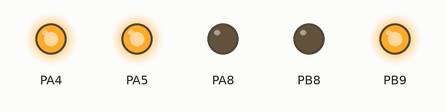
Bench run of a program on a simulated pyboard running MicroPython. Parts: output pins drawn as LEDs (lit = HIGH). Library files of the repository ran but are not shown: 1 file(s). At 1.4 s the program stops and its outputs stay as they are.

Above: at 0.1 s.
At 1.1 s:
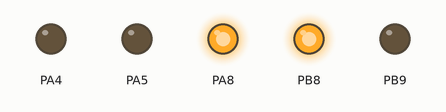
Timing chart, 0 to 2.9 s (numbered marks = the images above):
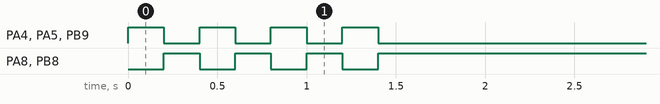

Measured:
- by itself, PA4, PA5, PB9: alternates HIGH for 0.20 s and LOW for 0.20 s, 8 changes in all, then stays LOW
- by itself, PA8, PB8: alternates HIGH for 0.20 s and LOW for 0.20 s, 7 changes in all, then stays HIGH

The program:

main.py
```python
# main.py -- Define pins so they can be set with a pin reference like:  pin10.value(1) on the fly.
import machine
import pyb
#rtc=pyb.RTC()
#rtc.datetime()
#rtc.info()
uart = pyb.UART(2, 4800)
pyb.repl_uart(uart)
pinB8 = machine.Pin(machine.Pin.cpu.B8, machine.Pin.OUT_PP, machine.Pin.PULL_NONE)
pinB9 = machine.Pin(machine.Pin.cpu.B9, machine.Pin.OUT_PP, machine.Pin.PULL_NONE)
pinA8 = machine.Pin(machine.Pin.cpu.A8, machine.Pin.OUT_PP, machine.Pin.PULL_NONE)
pinA5 = machine.Pin(machine.Pin.cpu.A5, machine.Pin.OUT_PP, machine.Pin.PULL_NONE)
pinA4 = machine.Pin(machine.Pin.cpu.A4, machine.Pin.OUT_PP, machine.Pin.PULL_NONE)
pinB8.value(0)
pinB9.value(1)
pinA8.value(0)
pinA5.value(1)
pinA4.value(1)
pyb.delay(200)
pinB8.value(1)
pinB9.value(0)
pinA8.value(1)
pinA5.value(0)
pinA4.value(0)
pyb.delay(200)
pinB8.value(0)
pinB9.value(1)
pinA8.value(0)
pinA5.value(1)
pinA4.value(1)
pyb.delay(200)
pinB8.value(1)
pinB9.value(0)
pinA8.value(1)
pinA5.value(0)
pinA4.value(0)
pyb.delay(200)
pinB8.value(0)
pinB9.value(1)
pinA8.value(0)
pinA5.value(1)
pinA4.value(1)
pyb.delay(200)
pinB8.value(1)
pinB9.value(0)
pinA8.value(1)
pinA5.value(0)
pinA4.value(0)
pyb.delay(200)
pinB8.value(0)
pinB9.value(1)
pinA8.value(0)
pinA5.value(1)
pinA4.value(1)
pyb.delay(200)
pinB8.value(1)
pinB9.value(0)
pinA8.value(1)
pinA5.value(0)
pinA4.value(0)
```
